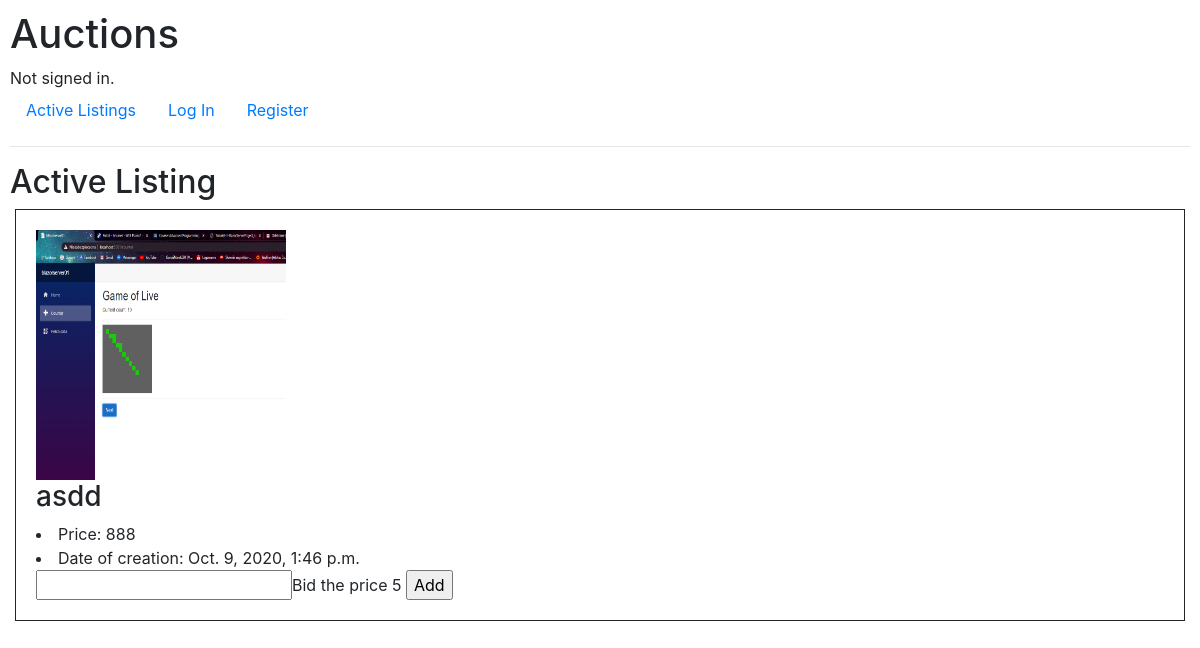
The page /5 on the database its author committed.
### auctions/models.py (models this page shows, shortened)
class Photo(models.Model):
    image_name = models.TextField()
    url = models.TextField()

class Auction(models.Model):
    name = models.CharField(max_length=64)
    price = models.IntegerField()
    creation_date = models.DateTimeField()
    photos = models.ManyToManyField(Photo, related_name='photos', blank=True)
    auction_category = models.ForeignKey(Category, on_delete=models.CASCADE, related_name="categories")

### auctions/views.py (the view)
# urls.py: path("<int:listing_id>", views.listing, name="listing"),
def listing(request, listing_id):
    listing = Auction.objects.get(pk=listing_id)
    return render(request, "auctions/listing.html",{
        "listing":listing,
        "photos":Photo.objects.all(),
    })

### auctions/templates/auctions/listing.html (shortened to what this page needs)
{% extends "auctions/layout.html" %}
{% load static %}
{% block body %}
    <h2>Active Listing</h2>
            <div class="listening">
                {% for n in listing.photos.all %}
                    <img src="{% static n.url %}" width="250" height="250">
                {% endfor %}
                <h3>{{listing.name}}</h3>
                <li>
                    Price: {{listing.price}}
                </li>
                <li>
                    Date of creation: {{listing.creation_date}}
                </li>
                <form action="{% url 'bid' %}" method="POST">
                    <input type="number" name="bid">Bid the price</input>
                    <input type="hidden" name="auction_id" value="{{listing.id}}">{{listing.id}}</input>
                    <input type="submit" value="Add">
                </form>
            </div>
{% endblock %}

### auctions/static/auctions/styles.css (style rules this page uses)
body { padding: 10px; }
.listening { padding: 20px; border-width: 1px; border-style: solid; margin: 5px; }

### rows shown on the page
Photo: url (picture)
Auction: name "asdd", price "888", creation_date "Oct. 9, 2020, 1:46 p.m.", id "5"
